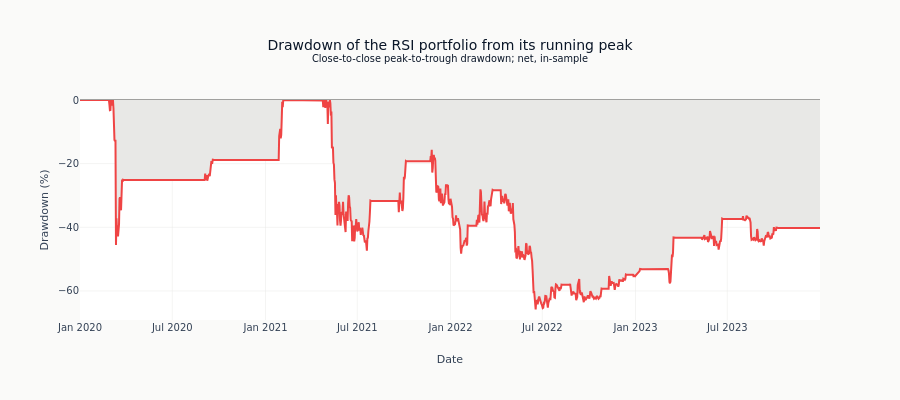

Write notebook code for a chart like this one.
### Code cell
portfolio_drawdown = portfolio.drawdown() * 100
drawdown_floor = min(float(portfolio_drawdown.min()) * 1.05, -1.0)
fig_dd = go.Figure(
    go.Scatter(
        x=portfolio_drawdown.index,
        y=portfolio_drawdown,
        name="Drawdown",
        line=dict(color=COLORS["negative"]),
        fill="tozeroy",
        fillcolor=COLORS["silver_muted"],
    )
)
fig_dd.update_layout(
    title=(
        "Drawdown of the RSI portfolio from its running peak"
        "<br><sup>Close-to-close peak-to-trough drawdown; net, in-sample</sup>"
    ),
    xaxis_title="Date",
    yaxis_title="Drawdown (%)",
    yaxis_range=[drawdown_floor, 0],
    height=400,
    hovermode="x unified",
)
show_plotly_with_alt(
    fig_dd,
    (
        "Filled drawdown chart of the RSI portfolio measured from its own running peak, zero "
        "at the top and losses below, in percent. Each point is the distance from the highest "
        "portfolio value reached up to that date, so the series returns to zero only on a new "
        "high. Drawn beside the equity curve above because the same path answers a different "
        "question when it is measured against its own maximum."
    ),
)

### Figure 1 — Plotly figure (JSON) as saved in the notebook; plotly's stock layout.template omitted (floating-point values rounded to 4 significant figures; data arrays with more than 128 entries replaced by an {"elided": "..."} marker saying what was removed)
{"data": [{"fill": "tozeroy", "fillcolor": "#e8e8e6", "line": {"color": "#ef4444"}, "name": "Drawdown", "type": "scatter", "x": {"elided": "1461 str values"}, "y": {"elided": "1461 float values"}}], "layout": {"height": 400, "hovermode": "x unified", "title": {"text": "Drawdown of the RSI portfolio from its running peak<br><sup>Close-to-close peak-to-trough drawdown; net, in-sample</sup>"}, "xaxis": {"title": {"text": "Date"}}, "yaxis": {"range": [-69.13, 0], "title": {"text": "Drawdown (%)"}}}}
